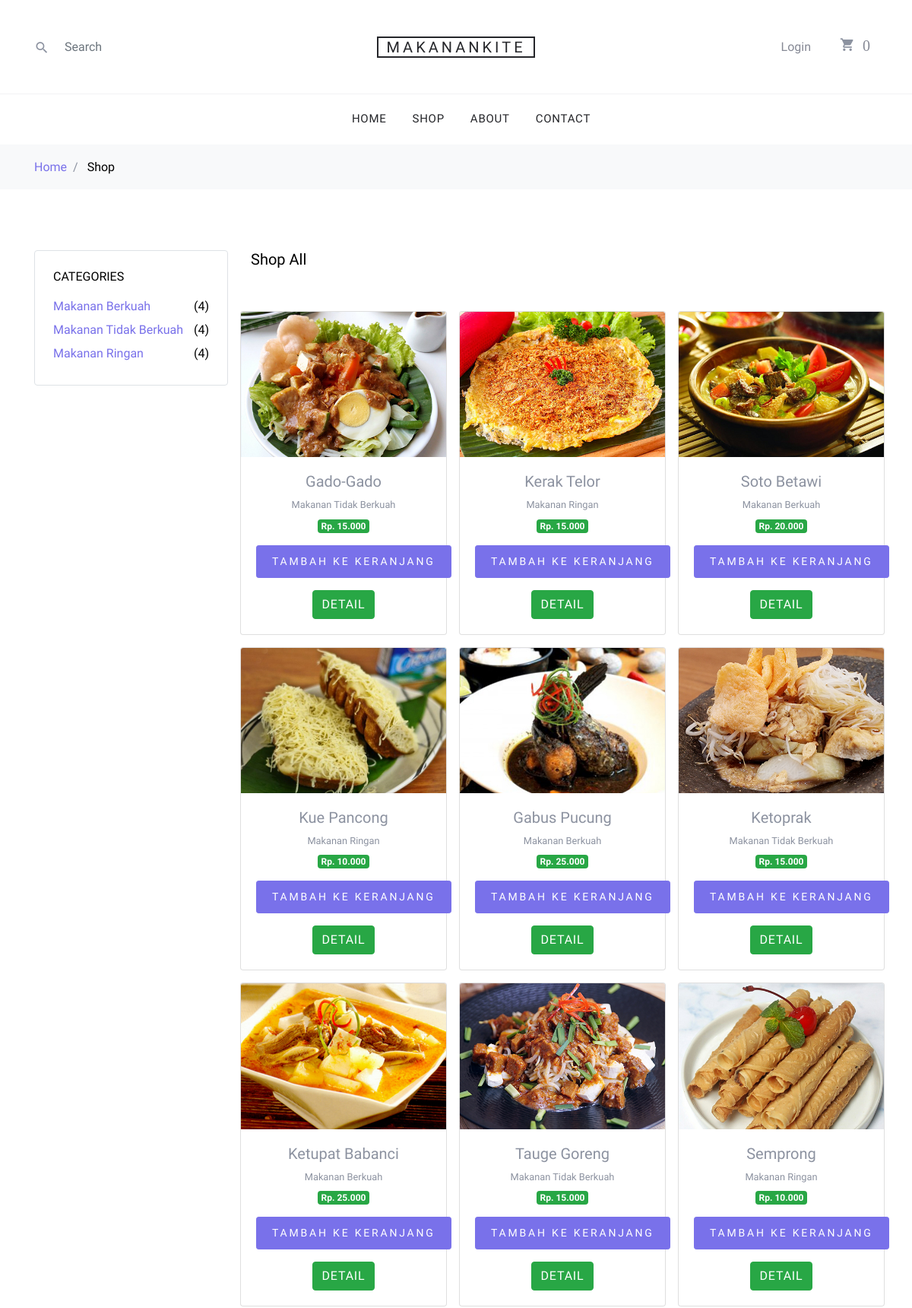
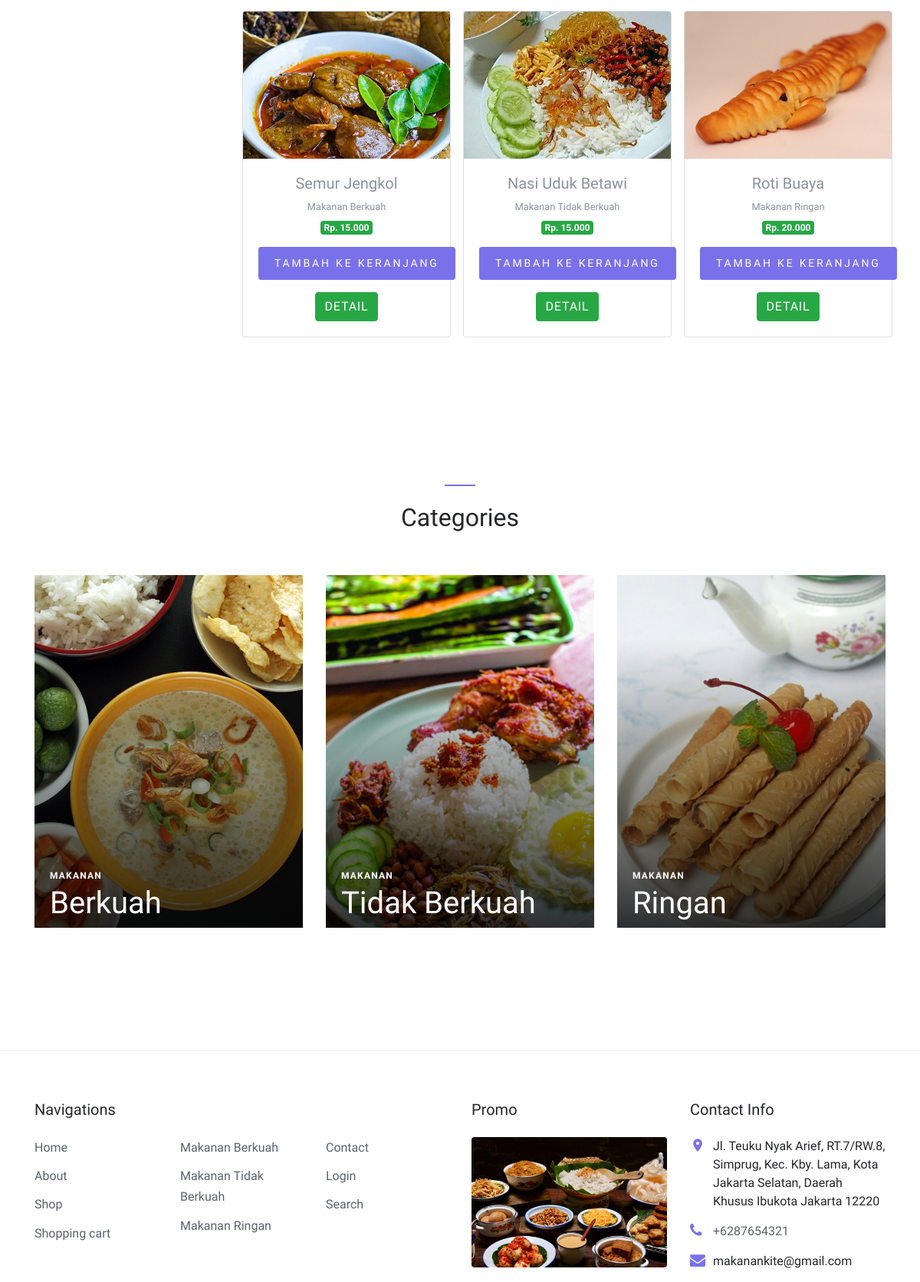
Screenshot of /index.php/shop (upper part) with the database file from the repository (2 pictures, top to bottom).
### tables this page shows
CREATE TABLE `tb_barang` (
  `id_brg` int(11) NOT NULL,
  `nama_brg` varchar(120) NOT NULL,
  `keterangan` text NOT NULL,
  `kategori` varchar(60) NOT NULL,
  `harga` int(11) NOT NULL,
  `stok` int(4) NOT NULL,
  `gambar` text NOT NULL
);

### application/controllers/shop.php (called while the page is built, shortened)
<?php
class Shop extends CI_Controller{
    public function index(){
        $data['barang'] = $this->model_barang->tampil_data()->result();
        $this->load->view('templates/header');
        $this->load->view('home/shop' , $data);
        $this->load->view('templates/footer');
    }
}

### index.php (called while the page is built, shortened)
<?php
require_once BASEPATH.'core/CodeIgniter.php';

### application/models/model_barang.php (called while the page is built, shortened)
<?php
class Model_barang extends CI_Model
{
	public function tampil_data()
	{
		return $this->db->get('tb_barang');
	}
}

### application/views/home/shop.php (the view)
<div class="bg-light py-3">
      <div class="container">
        <div class="row">
          <div class="col-md-12 mb-0"><a href="<?php base_url();?>home">Home</a><span class="mx-2 mb-0">/</span> <strong class="text-black">Shop</strong></div>
        </div>
      </div>
    </div>
    <div class="site-section">
      <div class="container">
        <div class="row mb-5">
          <div class="col-md-9 order-2">
            <div class="row">
              <div class="col-md-12">
                <div class="float-md-left mb-4"><h2 class="text-black h5">Shop All</h2></div>
              </div>
            </div>
            <div class="row mb-5">
              <div class="row text-center mt-4">
                <?php foreach ($barang as $brg) : ?>
                  <div class="card ml-3 mb-3" style="width: 17rem;">
                    <img src="<?php echo base_url().'/uploads/'.$brg->gambar?>" class="card-img-top" alt="...">
                    <div class="card-body">
                      <h5 class="card-title mb-1"><?php echo $brg->nama_brg ?></h5>
                      <small><?php echo $brg->kategori ?></small> <br>
                      <span class="badge badge-success mb-3">Rp. <?php echo number_format($brg->harga, 0,',','.' ) ?></span> <br>
                      <?php  echo anchor('shop/tambah_ke_keranjang/'.$brg->id_brg, '<div class="btn btn-sm btn-primary mb-3" >Tambah ke Keranjang</div>')   ?>
                       <?php  echo anchor('shop/detail/'.$brg->id_brg, '<div class="btn btn-xs btn-success" >Detail</div>')   ?>
                    </div>
                  </div>
                <?php endforeach; ?>
              </div>
            </div>
          </div>
          <div class="col-md-3 order-1 mb-5 mb-md-0">
            <div class="border p-4 rounded mb-4">
              <h3 class="mb-3 h6 text-uppercase text-black d-block">Categories</h3>
              <ul class="list-unstyled mb-0">
                <li class="mb-1"><a href="<?php base_url();?>makananberkuah" class="d-flex"><span>Makanan Berkuah</span> <span class="text-black ml-auto">(4)</span></a></li>
                <li class="mb-1"><a href="<?php base_url();?>makanantidakberkuah" class="d-flex"><span>Makanan Tidak Berkuah</span> <span class="text-black ml-auto">(4)</span></a></li>
                <li class="mb-1"><a href="<?php base_url();?>makananringan" class="d-flex"><span>Makanan Ringan</span> <span class="text-black ml-auto">(4)</span></a></li>
              </ul>
            </div>
          </div>
        </div>
        <div class="row">
          <div class="col-md-12">
            <div class="site-section site-blocks-2">
                <div class="row justify-content-center text-center mb-5">
                  <div class="col-md-7 site-section-heading text-center pt-4">
                    <h2>Categories</h2>
                  </div>
                </div>
                <div class="row">
                  <div class="col-sm-6 col-md-6 col-lg-4 mb-4 mb-lg-0" data-aos="fade" data-aos-delay="">
                    <a class="block-2-item" href="<?php base_url();?>makananberkuah">
                      <figure class="image">
                        <img src="<?php base_url();?> assets/images/c_berkuah.jpg" alt="" class="img-fluid">
                      </figure>
                      <div class="text">
                        <span class="text-uppercase">Makanan</span>
                        <h3>Berkuah</h3>
                      </div>
                    </a>
                  </div>
                  <div class="col-sm-6 col-md-6 col-lg-4 mb-5 mb-lg-0" data-aos="fade" data-aos-delay="100">
                    <a class="block-2-item" href="<?php base_url();?>makanantidakberkuah">
                      <figure class="image">
                        <img src="<?php base_url();?> assets/images/c_tdkberkuah.jpg" alt="" class="img-fluid">
                      </figure>
                      <div class="text">
                        <span class="text-uppercase">Makanan</span>
                        <h3>Tidak Berkuah</h3>
                      </div>
                    </a>
                  </div>
                  <div class="col-sm-6 col-md-6 col-lg-4 mb-5 mb-lg-0" data-aos="fade" data-aos-delay="200">
                    <a class="block-2-item" href="<?php base_url();?>makananringan">
                      <figure class="image">
                        <img src="<?php base_url();?> assets/images/c_ringan.jpg" alt="" class="img-fluid">
                      </figure>
                      <div class="text">
                        <span class="text-uppercase">Makanan</span>
                        <h3>Ringan</h3>
                      </div>
                    </a>
                  </div>
                </div>
            </div>
          </div>
        </div>
      </div>
    </div>

### assets/css/style.css (style rules this page uses)
body { line-height: 1.7; color: #8c92a0; font-weight: 300; font-size: 16px; }
a { -webkit-transition: .3s all ease; -o-transition: .3s all ease; transition: .3s all ease; }
.text-black { color: #000; }
.btn { text-transform: uppercase; position: relative; -webkit-transition: 0.2s all ease-in-out !important; -o-transition: 0.2s all ease-in-out !important; transition: 0.2s all ease-in-out !important; top: 0; letter-spacing: .05em; }
.btn.btn-sm { font-size: 14px !important; padding: 10px 20px !important; }
.btn.btn-primary { font-size: 17px; font-weight: 300; letter-spacing: .2em; }
.site-section { padding: 2.5em 0; }
@media (min-width: 768px) { .site-section { padding: 5em 0; } }
.site-section-heading { font-size: 30px; color: #25262a; position: relative; }
.site-section-heading:before { content: ""; left: 0%; top: 0; position: absolute; width: 40px; height: 2px; background: #7971ea; }
.site-section-heading.text-center:before { content: ""; left: 50%; top: 0; -webkit-transform: translateX(-50%); -ms-transform: translateX(-50%); transform: translateX(-50%); position: absolute; width: 40px; height: 2px; background: #7971ea; }
.site-navbar a { color: #868995; }
.site-navbar .site-top-icons ul li a { margin-right: 10px; }
.site-blocks-2 .block-2-item { display: block; position: relative; }
.site-blocks-2 .block-2-item:before { z-index: 1; content: ''; position: absolute; top: 0; right: 0; bottom: 0; left: 0; background: -moz-linear-gradient(top, transparent 0%, transparent 18%, rgba(0, 0, 0, 0.8) 99%, rgba(0, 0, 0, 0.8) 100%); background: -webkit-linear-gradient(top, transparent 0%, transparent 18%, rgba(0, 0, 0, 0.8) 99%, rgba(0, 0, 0, 0.8) 100%); background: -webkit-gradient(linear, left top, left bottom, from(transparent), color-stop(18%, transparent), color-stop(99%, rgba(0, 0, 0, 0.8)), to(rgba(0, 0, 0, 0.8))); background: -o-linear-gradient(top, transparent 0%, transparent 18%, rgba(0, 0, 0, 0.8) 99%, rgba(0, 0, 0, 0.8) 100%); background: linear-gradient(to bottom, transparent 0%, transparent 18%, rgba(0, 0, 0, 0.8) 99%, rgba(0, 0, 0, 0.8) 100%); filter: progid:DXImageTransform.Microsoft.gradient( startColorstr='#00000000', endColorstr='#cc000000',GradientType=0 ); }
.site-blocks-2 .block-2-item .image { position: relative; margin-bottom: 0; overflow: hidden; }
.site-blocks-2 .block-2-item .image img { margin-bottom: 0; -webkit-transition: .3s all ease-in-out; -o-transition: .3s all ease-in-out; transition: .3s all ease-in-out; }
.site-blocks-2 .block-2-item .text { z-index: 2; bottom: 0; padding-left: 20px; position: absolute; width: 100%; }
.site-blocks-2 .block-2-item .text > span, .site-blocks-2 .block-2-item .text h3 { color: #fff; }
.site-blocks-2 .block-2-item .text > span { font-size: 12px; letter-spacing: .1em; font-weight: 900; }
.site-blocks-2 .block-2-item .text h3 { font-size: 40px; }

### rows the page displays
tb_barang: gambar (picture), nama_brg "Gado-Gado", kategori "Makanan Tidak Berkuah", harga "15.000", id_brg "TAMBAH KE KERANJANG", id_brg "DETAIL"
tb_barang: gambar (picture), nama_brg "Kerak Telor", kategori "Makanan Ringan", harga "15.000", id_brg "TAMBAH KE KERANJANG", id_brg "DETAIL"
tb_barang: gambar (picture), nama_brg "Soto Betawi", kategori "Makanan Berkuah", harga "20.000", id_brg "TAMBAH KE KERANJANG", id_brg "DETAIL"
tb_barang: gambar (picture), nama_brg "Kue Pancong", kategori "Makanan Ringan", harga "10.000", id_brg "TAMBAH KE KERANJANG", id_brg "DETAIL"
tb_barang: gambar (picture), nama_brg "Gabus Pucung", kategori "Makanan Berkuah", harga "25.000", id_brg "TAMBAH KE KERANJANG", id_brg "DETAIL"
tb_barang: gambar (picture), nama_brg "Ketoprak", kategori "Makanan Tidak Berkuah", harga "15.000", id_brg "TAMBAH KE KERANJANG", id_brg "DETAIL"
tb_barang: gambar (picture), nama_brg "Ketupat Babanci", kategori "Makanan Berkuah", harga "25.000", id_brg "TAMBAH KE KERANJANG", id_brg "DETAIL"
tb_barang: gambar (picture), nama_brg "Tauge Goreng", kategori "Makanan Tidak Berkuah", harga "15.000", id_brg "TAMBAH KE KERANJANG", id_brg "DETAIL"
tb_barang: gambar (picture), nama_brg "Semprong", kategori "Makanan Ringan", harga "10.000", id_brg "TAMBAH KE KERANJANG", id_brg "DETAIL"
tb_barang: gambar (picture), nama_brg "Semur Jengkol", kategori "Makanan Berkuah", harga "15.000", id_brg "TAMBAH KE KERANJANG", id_brg "DETAIL"
tb_barang: gambar (picture), nama_brg "Nasi Uduk Betawi", kategori "Makanan Tidak Berkuah", harga "15.000", id_brg "TAMBAH KE KERANJANG", id_brg "DETAIL"
tb_barang: gambar (picture), nama_brg "Roti Buaya", kategori "Makanan Ringan", harga "20.000", id_brg "TAMBAH KE KERANJANG", id_brg "DETAIL"

### other values shown
anchor('auth/login', 'Login') "Login"
anchor('cart', $keranjang) "0"
